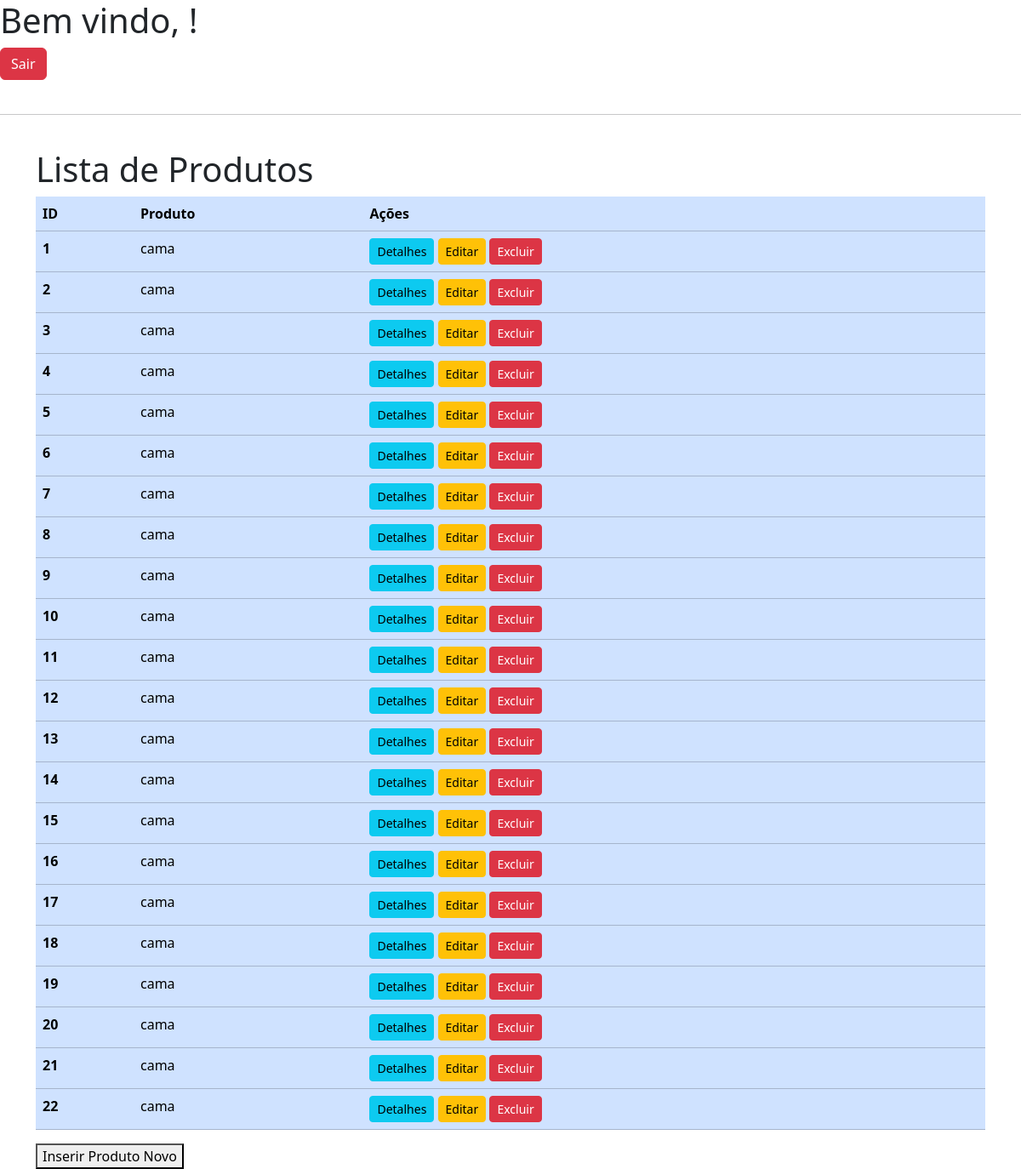
The app's page / (signed in) with its own data.
### product/models.py (models this page shows, shortened)
class Produto(models.Model):
    nome = models.CharField(max_length=100, null=False, blank=False)
    descricao = models.TextField(null=False)
    preco = models.DecimalField(max_digits=6, decimal_places=2, null=False)
    data_criacao = models.DateTimeField(auto_now_add=True, null=False)
    data_atualizacao = models.DateTimeField(auto_now=True, null=False)

### product/views.py (the view)
# urls.py: path('' , ProdutoListView.as_view(), name='produto-list'),
class ProdutoListView(ListView):
    model = Produto
    template_name = 'produto_list.html'

### product/templates/produto_list.html (shortened to what this page needs)
{% extends 'base.html'%}
{% block content %}
{% if user.is_authenticated %}
<h1>Bem vindo, {{ user.first_name}}! </h1>
<form action="{% url 'admin:logout' %}?next=/" method="post">
    <button type="submit" class="btn btn-danger">Sair</button>
</form>
<br><hr><br>
<div class="container">
    <h1>Lista de Produtos</h1>
    <div class="table-responsive">
        <table class="table table-primary">
            <thead>
                <tr>
                    <th scope="col">ID</th>
                    <th scope="col">Produto</th>
                    <th scope="col">Ações</th>
                </tr>
            </thead>
            <tbody>
                {% for produto in object_list%}
                <tr>
                    <th scope="row">{{ produto.id }}</th scope='row'>
                    <td>{{ produto.nome }}
                    <td>
                        <a href="{% url 'produto-detail' produto.pk %}" class="btn btn-info btn-sm">Detalhes</a>
                        <a href="{% url 'produto-update' produto.pk %}" class="btn btn-warning btn-sm">Editar</a>
                        <a href="{% url 'produto-delete' produto.pk %}" class="btn btn-danger btn-sm">Excluir</a>
                    </td>
                </tr>
                {% endfor %}
            </tbody>
        </table>
        <button onclick="window.location.href = '/produto/add/'">Inserir Produto Novo</button>
    </div>
</div>
{% else %}
    <h1>Por favor, efetue o <a href="{% url 'admin:login' %}?next=/">Login</a> para acessar.</h1>
{% endif %}
{% endblock %}

### product/templates/base.html (shortened to what this page needs)
<!DOCTYPE html>
<html lang="pt-BR">
<head>
    <link href="https://cdn.jsdelivr.net/npm/bootstrap@5.3.3/dist/css/bootstrap.min.css" rel="stylesheet">
</head>
<body>
    {% block content %}{% endblock %}
</body>
</html>

### records on screen
Produto: id "1", nome "cama"
Produto: id "2", nome "cama"
Produto: id "3", nome "cama"
Produto: id "4", nome "cama"
Produto: id "5", nome "cama"
Produto: id "6", nome "cama"
Produto: id "7", nome "cama"
Produto: id "8", nome "cama"
Produto: id "9", nome "cama"
Produto: id "10", nome "cama"
Produto: id "11", nome "cama"
Produto: id "12", nome "cama"
Produto: id "13", nome "cama"
Produto: id "14", nome "cama"
Produto: id "15", nome "cama"
Produto: id "16", nome "cama"
Produto: id "17", nome "cama"
Produto: id "18", nome "cama"
Produto: id "19", nome "cama"
Produto: id "20", nome "cama"
Produto: id "21", nome "cama"
Produto: id "22", nome "cama"
